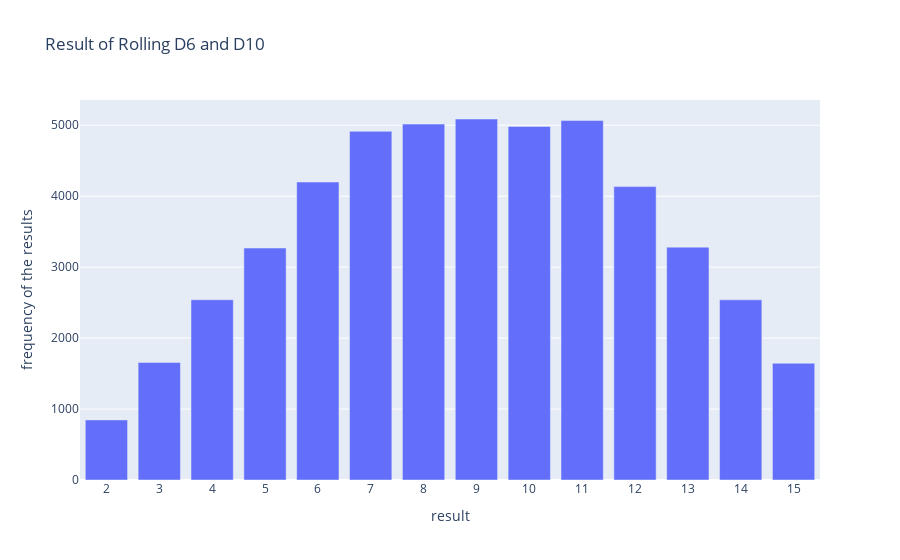

This figure's notebook cell:
### Markdown cell above
15-9. Die Comprehensions: For clarity, the listings in this section use the long
form of for loops. If you’re comfortable using list comprehensions, try writing a
comprehension for one or both of the loops in each of these programs.

### Code cell
import plotly.express as px 

# Create two dice D6 and D10
die_1 = Die()
die_2 = Die(10)

# Make some rolls with the dice 
result = [die_1.roll()+die_2.roll() for value in range(50_000)]

# Analyze the results
max_results= die_1.side + die_2.side
poss_results= range(2, max_results) 

frequencies = [result.count(value) for value in poss_results]

# Plot the results
title = 'Result of Rolling D6 and D10'
labels = {'x':'result','y':'frequency of the results'}
fig = px.bar(x= poss_results, y=frequencies, title = title, labels = labels)

#Further customze the chart 
fig.update_layout(xaxis_dtick = 1)
fig.show()

### Figure 1 — Plotly figure (JSON) as saved in the notebook; plotly's stock layout.template omitted (floating-point values rounded to 4 significant figures)
{"data": [{"alignmentgroup": "True", "hovertemplate": "result=%{x}<br>frequency of the results=%{y}<extra></extra>", "legendgroup": "", "marker": {"color": "#636efa", "pattern": {"shape": ""}}, "name": "", "offsetgroup": "", "orientation": "v", "showlegend": false, "textposition": "auto", "type": "bar", "x": [2, 3, 4, 5, 6, 7, 8, 9, 10, 11, 12, 13, 14, 15], "xaxis": "x", "y": [847, 1657, 2540, 3269, 4200, 4914, 5016, 5088, 4984, 5066, 4135, 3282, 2539, 1645], "yaxis": "y"}], "layout": {"barmode": "relative", "legend": {"tracegroupgap": 0}, "title": {"text": "Result of Rolling D6 and D10"}, "xaxis": {"anchor": "y", "domain": [0, 1], "dtick": 1, "title": {"text": "result"}}, "yaxis": {"anchor": "x", "domain": [0, 1], "title": {"text": "frequency of the results"}}}}
